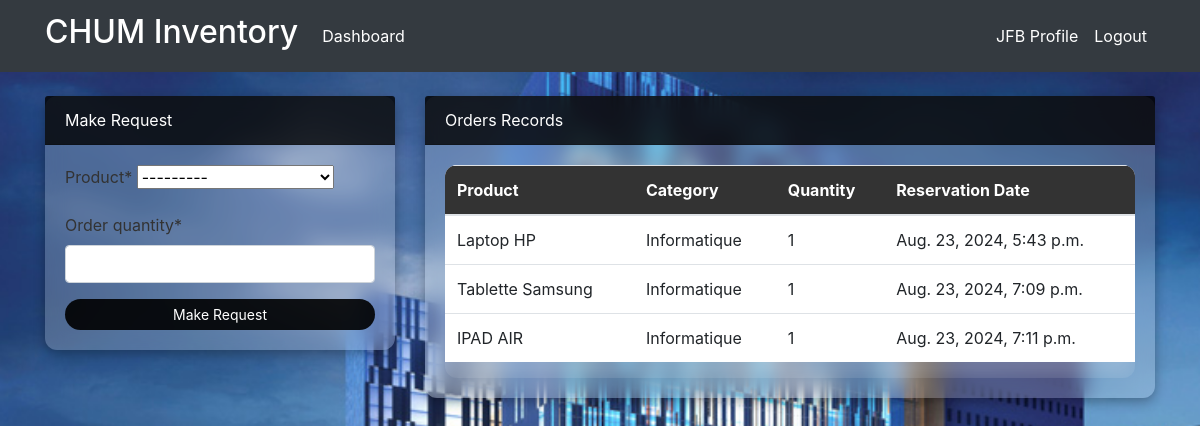
/dashboard/ (signed in), run on an earlier commit of the app's database.
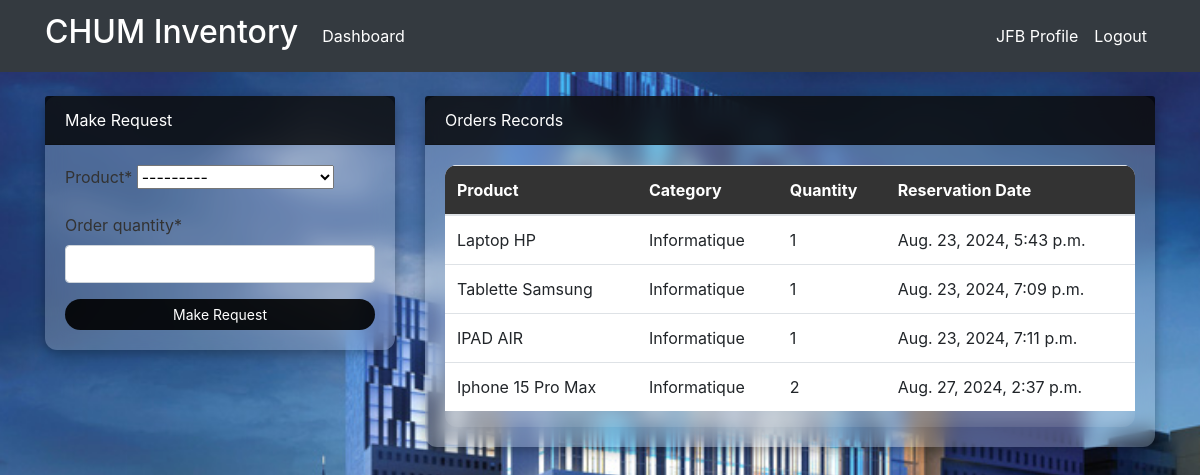
And on a later commit of the database.
### dashboard/models.py (models this page shows, shortened)
class Order(models.Model):
    product = models.ForeignKey(Product, on_delete=models.CASCADE, null=True)
    client = models.ForeignKey(User, models.CASCADE, null=True)
    order_quantity = models.PositiveBigIntegerField(null=True)
    date = models.DateTimeField(auto_now_add=True)
    date_of_return = models.DateField(null=True, blank=True)  # New field
    returned = models.BooleanField(default=False)  # New field to track return status
    class Meta:
        verbose_name_plural = "Reservations"

class Product(models.Model):
    name = models.CharField(max_length=100, null=True)
    category = models.CharField(max_length=20, choices=CATEGORY, null=True)
    quantity = models.PositiveIntegerField(null=True)
    class Meta:
        verbose_name_plural = "CHUM Inventory"
    def __str__(self):
        return f'{self.name} ({self.quantity})'

### dashboard/views.py (the view)
# urls.py: path('dashboard/', views.index, name='dashboard-index'),
@login_required
def index(request):
    product = Product.objects.all()
    product_count = product.count()
    order = Order.objects.all()
    order_count = order.count()
    customer_count = User.objects.all().count()
    if request.method == 'POST':
        form = OrderForm(request.POST)
        if form.is_valid():
            obj = form.save(commit=False)
            obj.client = request.user
            obj.save()
            return redirect('dashboard-index')
    else:
        form = OrderForm()
    context = {
        'form': form,
        'orders': order,
        'products': product,
        'product_count': product_count,
        'order_count': order_count,
        'customer_count': customer_count,
    }
    return render(request, 'dashboard/index.html', context)

### dashboard/forms.py
class OrderForm(forms.ModelForm):
    class Meta:
        model = Order
        fields = ['product', 'order_quantity']

### templates/dashboard/index.html (shortened to what the changed rows need)
{% extends 'partials/base.html' %}
{% block content %}
{% if user.is_authenticated and user.is_staff and user.is_superuser %}
{% include 'partials/topnav.html' %}
<style>
    body {
        background: url('/media/background-image.png') no-repeat center center fixed;
        background-size: cover;
    }
    .card {
        backdrop-filter: blur(10px);
        -webkit-backdrop-filter: blur(10px);
        background: rgba(255, 255, 255, 0.2);
        border-radius: 12px;
        box-shadow: 0 4px 12px rgba(0, 0, 0, 0.3);
        border: none;
    }
    .card-header {
        background-color: rgba(0, 0, 0, 0.8);
        border-bottom: 1px solid rgba(0, 0, 0, 0.2);
        color: white;
    }
    .card-body {
        color: #333;
    }
    .table-responsive {
        backdrop-filter: blur(10px);
        -webkit-backdrop-filter: blur(10px);
        background: rgba(255, 255, 255, 0.2);
        border-radius: 12px;
    }
    .table-hover tbody tr:hover {
        background: rgba(0, 0, 0, 0.1); /* Light black hover effect */
    }
    .table-striped tbody tr:nth-of-type(odd) {
        background: rgba(255, 255, 255, 0.8);
    }
    .table-striped tbody tr:nth-of-type(even) {
        background: rgba(0, 0, 0, 0.05); /* Light grey for alternating rows */
    }
    thead th {
        background-color: rgba(0, 0, 0, 0.8);
        color: white;
        font-weight: bold;
    }
    .btn-success, .btn-danger {
        border-radius: 20px;
        border: none;
        padding: 5px 15px;
        font-size: 0.875rem;
        transition: background 0.3s ease, transform 0.2s ease;
    }
    .btn-success {
        background-color: rgba(0, 0, 0, 0.9);
    }
    .btn-success:hover {
        background-color: rgba(0, 0, 0, 1);
        transform: translateY(-2px);
    }
    .btn-danger {
        background-color: rgba(0, 0, 0, 0.7);
    }
    .btn-danger:hover {
        background-color: rgba(0, 0, 0, 0.9);
        transform: translateY(-2px);
    }
</style>
<div class="container">
    <div class="row my-5">
        <div class="col-md-6">
            <div class="bg-light text-dark p-3 rounded">
                <h4 class="text-center mb-3">Orders Over Time</h4>
                <canvas id="lineChart" width="400" height="300"></canvas>
                <script>
                    var ctx = document.getElementById('lineChart').getContext('2d');
                    var lineChart = new Chart(ctx, {
                        type: 'line',
                        data: {
                            labels: [{% for order in orders %}'{{order.product.name}}', {% endfor %}],
                            datasets: [{
                                label: 'Orders Over Time',
                                data: [{% for order in orders %} '{{order.order_quantity}}', {% endfor %}],
                                backgroundColor: 'rgba(75, 192, 192, 0.2)',
                                borderColor: 'rgba(75, 192, 192, 1)',
                                borderWidth: 2,
                                fill: true
                            }]
                        },
                        options: {
                            plugins: {
                                legend: {
                                    labels: {
                                        color: 'white'
                                    }
                                }
                            },
                            scales: {
                                x: {
                                    ticks: {
                                        color: 'white'
                                    }
                                },
                                y: {
                                    ticks: {
                                        color: 'white'
                                    }
                                }
                            }
                        }
                    });
                </script>
            </div>
        </div>
        <div class="col-md-6">
            <div class="bg-light text-dark p-3 rounded">
                <h4 class="text-center mb-3">Products Distribution</h4>
                <canvas id="barChart" width="400" height="300"></canvas>
                <script>
                    var ctx = document.getElementById('barChart').getContext('2d');
                    var barChart = new Chart(ctx, {
                        type: 'bar',
                        data: {
                            labels: [{% for product in products %}'{{product.name}}', {% endfor %}],
                            datasets: [{
                                label: 'Product Distribution',
                                data: [{% for product in products %}'{{product.quantity}}', {% endfor %}],
                                backgroundColor: [
                                    'rgba(54, 162, 235, 0.7)',  // Light Blue
                                    'rgba(255, 99, 132, 0.7)',  // Light Red
                                    'rgba(255, 159, 64, 0.7)',  // Light Orange
                                    'rgba(75, 192, 192, 0.7)',  // Light Teal
                                    'rgba(153, 102, 255, 0.7)', // Light Purple
                                    'rgba(255, 206, 86, 0.7)',  // Light Yellow
                                    'rgba(231, 76, 60, 0.7)',   // Light Coral
                                    'rgba(46, 204, 113, 0.7)',  // Light Green
                                    'rgba(52, 152, 219, 0.7)',  // Light Blue
                                    'rgba(155, 89, 182, 0.7)'   // Light Violet
                                ],
                                borderColor: [
                                    'rgba(0, 0, 0, 0)'  // Darker border for contrast
                                ],
                                borderWidth: 1
                            }]
                        },
                        options: {
                            plugins: {
                                legend: {
                                    labels: {
                                        color: 'white'
                                    }
                                }
                            },
                            scales: {
                                x: {
                                    ticks: {
                                        color: 'white'
                                    },
                                    grid: {
                                        color: 'rgba(255, 255, 255, 0.2)'
                                    }
                                },
                                y: {
                                    ticks: {
                                        color: 'white'
                                    },
                                    grid: {
                                        color: 'rgba(255, 255, 255, 0.2)'
                                    }
                                }
                            }
                        }
                    });
                </script>
            </div>
        </div>
    </div>
</div>
{% else %}
{% include 'dashboard/customer_index.html' %}
{% endif %}
{% endblock %}

### templates/dashboard/customer_index.html (shortened to what this page needs)
{% load crispy_forms_tags %}
<!DOCTYPE html>
<html lang="en">
<head>
    <link rel="stylesheet" href="https://stackpath.bootstrapcdn.com/bootstrap/4.3.1/css/bootstrap.min.css">
</head>
<body>
    <div class="container mt-4">
        <div class="row">
            <div class="col-md-4">
                <div class="card">
                    <div class="card-header">
                        Make Request
                    </div>
                    <div class="card-body">
                        <form method="POST" onsubmit="handleSubmit(event)">
                            {{ form|crispy }}
                            <input class="btn btn-info btn-block" type="submit" value="Make Request">
                        </form>
                    </div>
                </div>
            </div>
            <div class="col-md-8">
                <div class="card">
                    <div class="card-header">
                        Orders Records
                    </div>
                    <div class="card-body">
                        <div class="table-responsive">
                            <table class="table table-striped table-hover bg-white">
                                <thead>
                                    <tr>
                                        <th scope="col">Product</th>
                                        <th scope="col">Category</th>
                                        <th scope="col">Quantity</th>
                                        <th scope="col">Reservation Date</th>
                                    </tr>
                                </thead>
                                <tbody>
                                    {% for order in orders %}
                                    {% if order.client == user %}
                                    <tr>
                                        <td>{{ order.product.name }}</td>
                                        <td>{{ order.product.category }}</td>
                                        <td>{{ order.order_quantity }}</td>
                                        <td>{{ order.date }}</td>
                                    </tr>
                                    {% endif %}
                                    {% endfor %}
                                </tbody>
                            </table>
                        </div>
                    </div>
                </div>
            </div>
        </div>
    </div>
</body>
</html>

What changed in the data, as far as the page shows it:
added Order: product.name "Iphone 15 Pro Max", product.category "Informatique", order_quantity "2", date "Aug. 27, 2024, 2:37 p.m."
